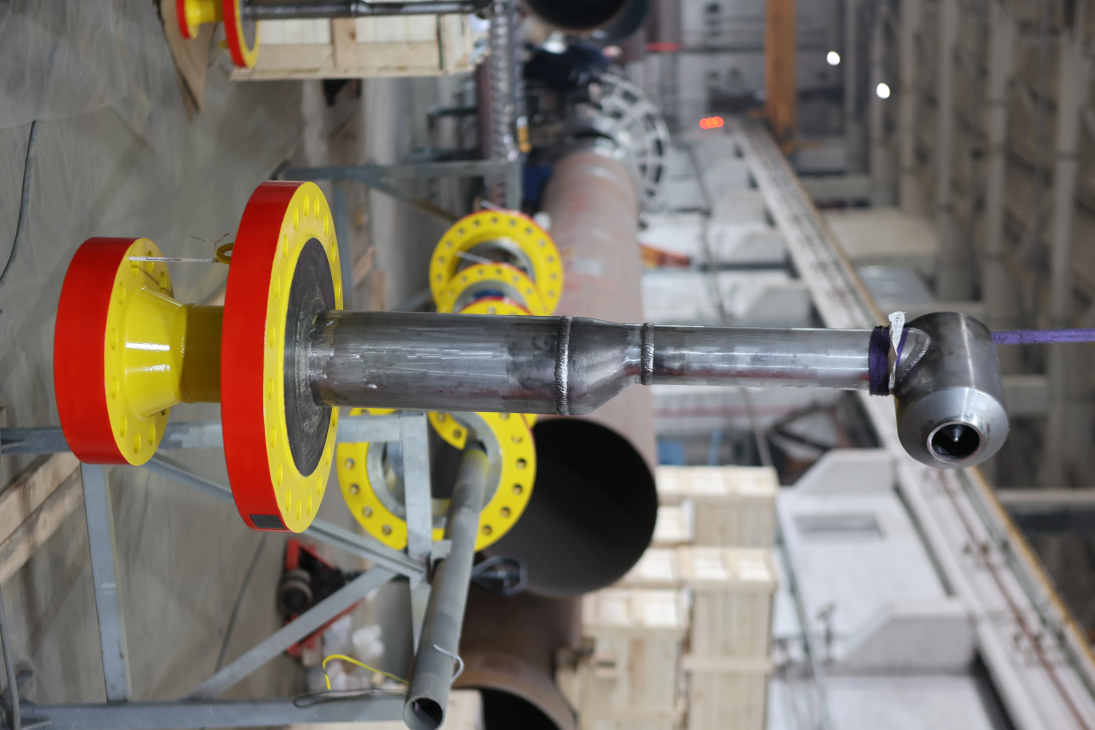
#> input picture src/imports/project-pipeline/N59A2349.webp, 5472 x 3648 px, given in place of N59A2349.JPG, which was not available (shown at 1/5 size)
$ python make_rope_preview.py
#> lines starting #> are read from the running program, lines starting #| are printed output that depends on the picture; pictures that were not available may be replaced by others from this repository, and a replacement may not be noted
from pathlib import Path
from PIL import Image, ImageOps, ImageDraw, ImageFilter

source = Path('src/imports/project-pipeline/N59A2349.JPG')
target = Path('output/imagegen/N59A2349-rope-removed-preview.jpg')
target.parent.mkdir(parents=True, exist_ok=True)
image = ImageOps.exif_transpose(Image.open(source)).convert('RGB')
#> image is the input picture: PIL image 5472x3648 RGB; mean R, G, B 123.2, 116, 106.7
image.thumbnail((1280, 1920), Image.Resampling.LANCZOS)
#> image: PIL image 1280x853 RGB
result = image.copy()
src = image.load()
dst = result.load()
# Rebuild the blurred factory backdrop where the vertical sling is visible.
for y in range(0, 205):
    for x in range(572, 608):
        left = src[540, y]
        right = src[645, y]
        dst[x, y] = tuple((left[i] + right[i]) // 2 for i in range(3))
# Restore a continuous metal neck from the unobstructed tube below the tie.
metal = image.crop((566, 410, 680, 510)).resize((150, 112), Image.Resampling.LANCZOS)
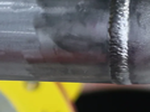
#> metal: PIL image 150x112 RGB; mean R, G, B 103.8, 102.9, 89
result.paste(metal, (540, 300))
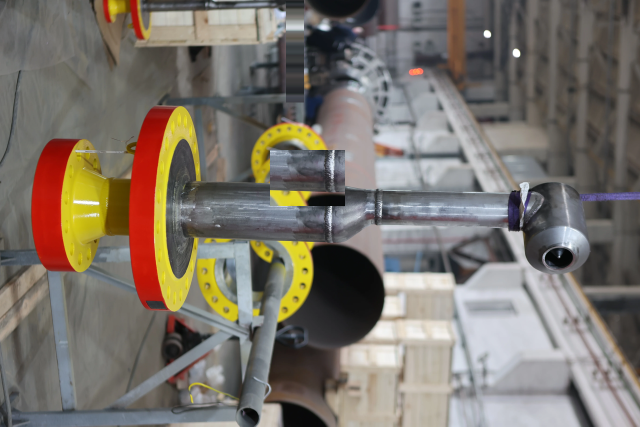
#> result: PIL image 1280x853 RGB (shown at 1/2 size); mean R, G, B 122.6, 115.5, 106.6
# Feather only the edges of the restored area into the original photograph.
mask = Image.new('L', image.size, 0)
#> mask: PIL image 1280x853 L; every value is 0
d = ImageDraw.Draw(mask)
d.rectangle((572, 0, 608, 205), fill=255)
d.rectangle((540, 300, 690, 412), fill=255)
mask = mask.filter(ImageFilter.GaussianBlur(5))
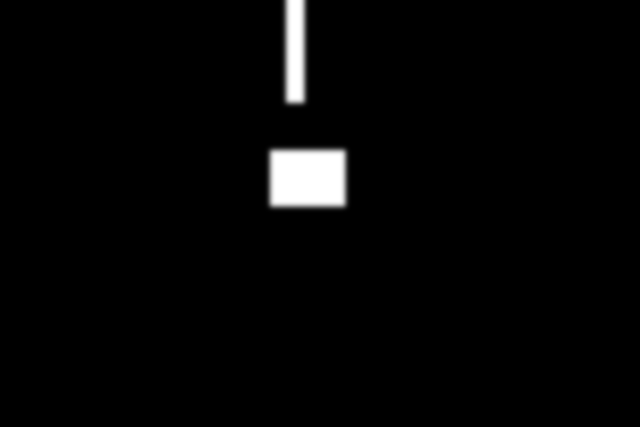
#> mask: PIL image 1280x853 L (shown at 1/2 size); min 0, max 255, mean 5.8
result = Image.composite(result, image, mask)
result.save(target, quality=92, subsampling=1)
print(target)

$ run again, with src/imports/project-pipeline/N59A2333.webp copied over src/imports/project-pipeline/N59A2349.webp
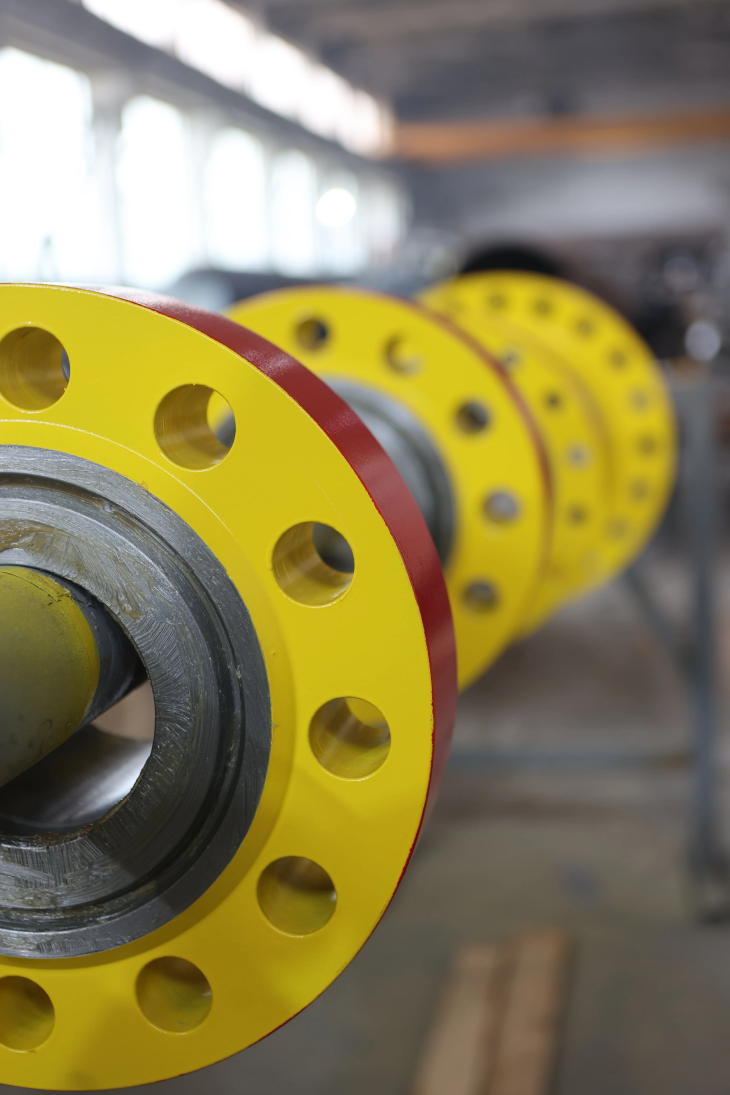
#> input picture src/imports/project-pipeline/N59A2333.webp, 3648 x 5472 px, given in place of N59A2349.JPG, which was not available (shown at 1/5 size)
#> image is the input picture: PIL image 3648x5472 RGB; mean R, G, B 139.5, 129, 84.1
#> image: PIL image 1280x1920 RGB
#> `metal = image.crop((566, 410, 680, 510)).resize((150, 112), Image.Resa..`:
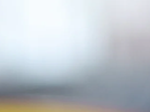
#> metal: PIL image 150x112 RGB; mean R, G, B 191, 197.5, 203.4
#> `mask = mask.filter(ImageFilter.GaussianBlur(5))`:
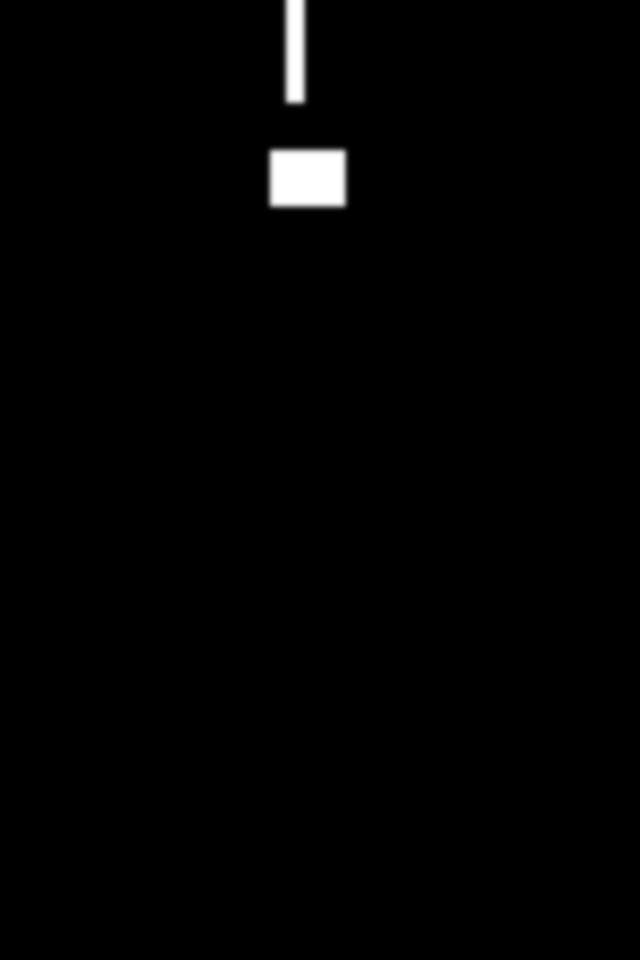
#> mask: PIL image 1280x1920 L (shown at 1/2 size); min 0, max 255, mean 2.6

$ run again, with src/imports/project-pipeline/N59A2356.webp copied over src/imports/project-pipeline/N59A2349.webp
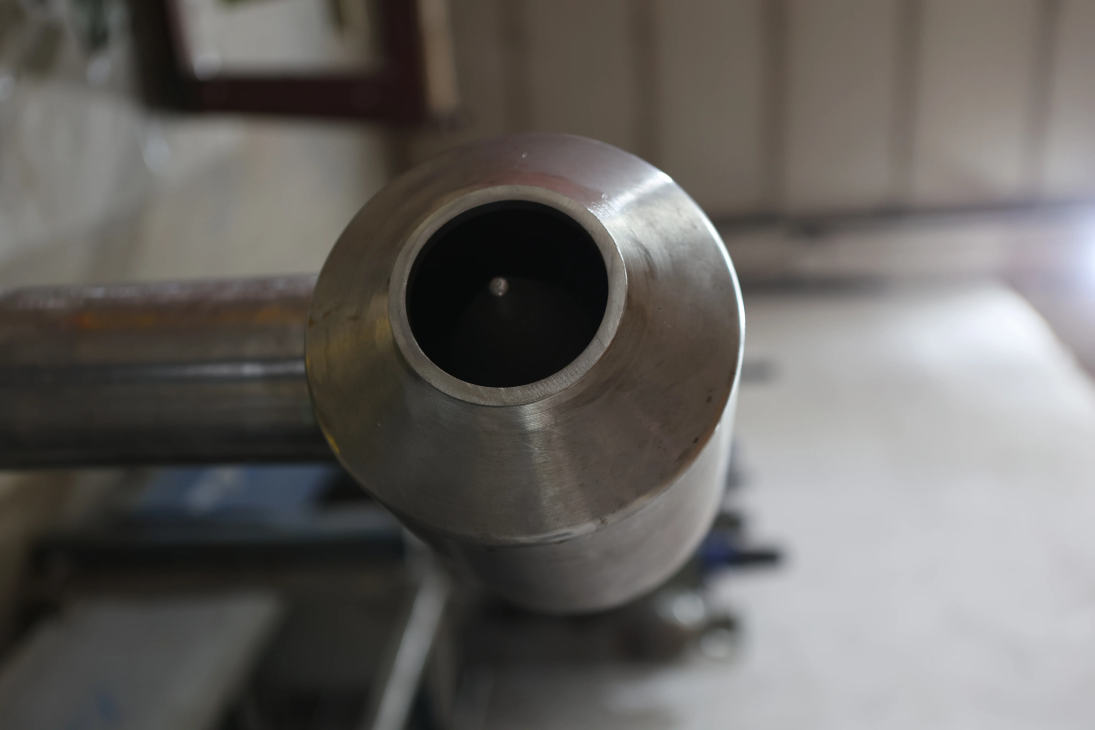
#> input picture src/imports/project-pipeline/N59A2356.webp, 5472 x 3648 px, given in place of N59A2349.JPG, which was not available (shown at 1/5 size)
#> image is the input picture: PIL image 5472x3648 RGB; mean R, G, B 104.6, 101.7, 98.6
#> image: PIL image 1280x853 RGB
#> `metal = image.crop((566, 410, 680, 510)).resize((150, 112), Image.Resa..`:
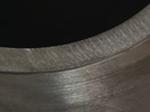
#> metal: PIL image 150x112 RGB; mean R, G, B 66.1, 62.8, 58

$ run again, with src/imports/project-pipeline/IMG-20250731-WA0038.webp copied over src/imports/project-pipeline/N59A2349.webp
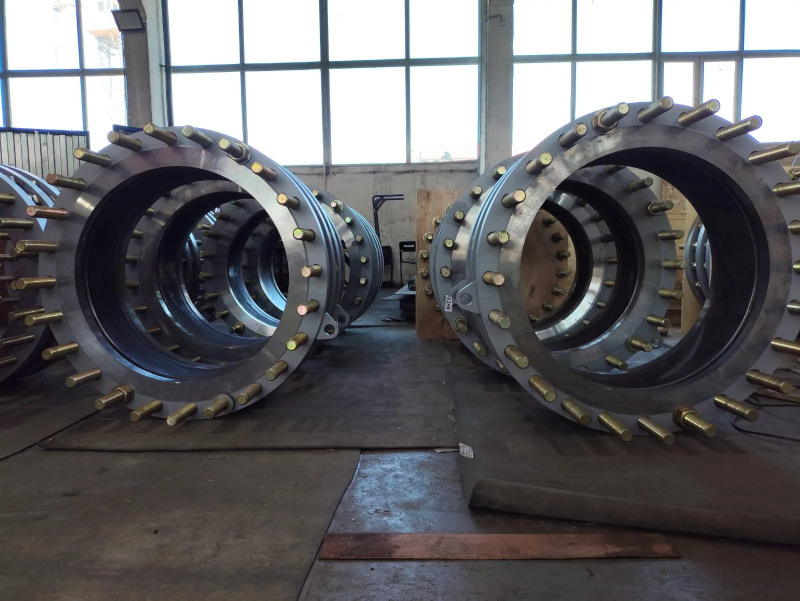
#> input picture src/imports/project-pipeline/IMG-20250731-WA0038.webp, 1600 x 1201 px, given in place of N59A2349.JPG, which was not available (shown at 1/2 size)
#> image is the input picture: PIL image 1600x1201 RGB; mean R, G, B 102.3, 101.6, 104.2
#> image: PIL image 1280x961 RGB
#> `metal = image.crop((566, 410, 680, 510)).resize((150, 112), Image.Resa..`:
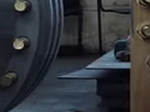
#> metal: PIL image 150x112 RGB; mean R, G, B 50.1, 52.7, 57.5
#> `mask = mask.filter(ImageFilter.GaussianBlur(5))`:
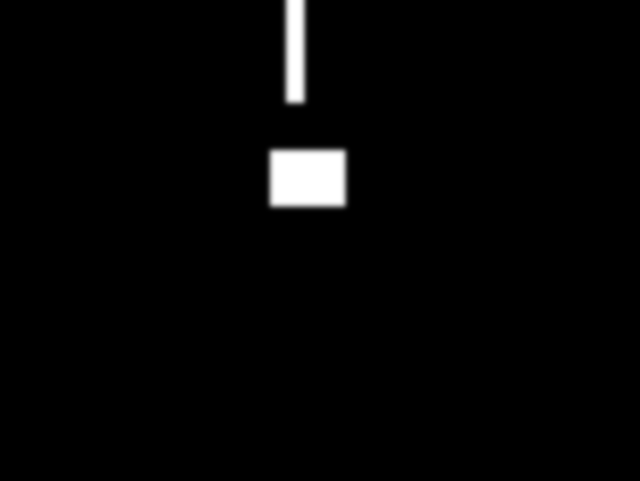
#> mask: PIL image 1280x961 L (shown at 1/2 size); min 0, max 255, mean 5.1
